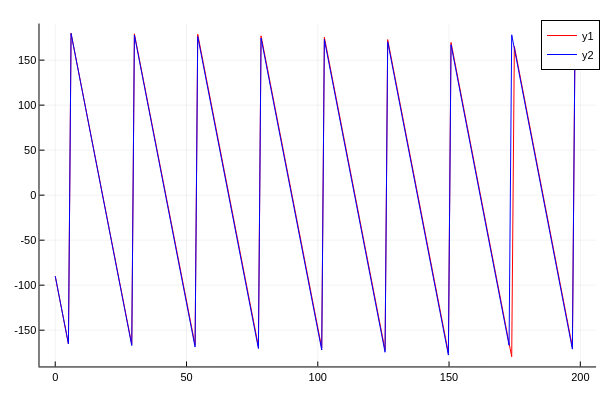

Notebook cell for this chart:
### Code cell
plot(tsamp,broadcast.(rad2deg,Ω_soln1[1,:]),color=:red)#,label=permutedims(mylabel1),ls=:dot, linewidth=2)
plot!(tsamp,broadcast.(rad2deg,Ω_soln2[1,:]),color=:blue)#,label=permutedims(mylabel1),ls=:dot, linewidth=2)

# length(Ω_soln1[1,:][Ω_soln1[1,:] .>3.])

### Figure 1 — Plotly figure (JSON) as saved in the notebook; plotly's stock layout.template omitted (floating-point values rounded to 4 significant figures; data arrays with more than 128 entries replaced by an {"elided": "..."} marker saying what was removed)
{"data": [{"colorbar": {"title": ""}, "legendgroup": "y1", "line": {"color": "rgba(255, 0, 0, 1.000)", "dash": "solid", "shape": "linear", "width": 1}, "mode": "lines", "name": "y1", "showlegend": true, "type": "scatter", "x": {"elided": "200 float values"}, "xaxis": "x", "y": {"elided": "200 float values"}, "yaxis": "y", "zmax": null, "zmin": null}, {"colorbar": {"title": ""}, "legendgroup": "y2", "line": {"color": "rgba(0, 0, 255, 1.000)", "dash": "solid", "shape": "linear", "width": 1}, "mode": "lines", "name": "y2", "showlegend": true, "type": "scatter", "x": {"elided": "200 float values"}, "xaxis": "x", "y": {"elided": "200 float values"}, "yaxis": "y", "zmax": null, "zmin": null}], "layout": {"annotations": [], "height": 400, "legend": {"bgcolor": "rgba(255, 255, 255, 1.000)", "bordercolor": "rgba(0, 0, 0, 1.000)", "borderwidth": 1, "font": {"color": "rgba(0, 0, 0, 1.000)", "family": "sans-serif", "size": 11}, "title": {"font": {"color": "rgba(0, 0, 0, 1.000)", "family": "sans-serif", "size": 15}, "text": ""}, "tracegroupgap": 0, "traceorder": "normal", "x": 1, "xanchor": "auto", "y": 1, "yanchor": "auto"}, "margin": {"b": 20, "l": 0, "r": 0, "t": 20}, "paper_bgcolor": "rgba(255, 255, 255, 1.000)", "plot_bgcolor": "rgba(255, 255, 255, 1.000)", "showlegend": true, "width": 600, "xaxis": {"anchor": "y", "domain": [0.06582, 0.9934], "gridcolor": "rgba(0, 0, 0, 0.100)", "gridwidth": 0.5, "linecolor": "rgba(0, 0, 0, 1.000)", "mirror": false, "range": [-6, 206], "showgrid": true, "showline": true, "showticklabels": true, "tickangle": 0, "tickcolor": "rgb(0, 0, 0)", "tickfont": {"color": "rgba(0, 0, 0, 1.000)", "family": "sans-serif", "size": 11}, "tickmode": "array", "ticks": "inside", "ticktext": ["0", "50", "100", "150", "200"], "tickvals": [0, 50, 100, 150, 200], "title": "", "titlefont": {"color": "rgba(0, 0, 0, 1.000)", "family": "sans-serif", "size": 15}, "type": "-", "visible": true, "zeroline": false, "zerolinecolor": "rgba(0, 0, 0, 1.000)"}, "yaxis": {"anchor": "x", "domain": [0.03762, 0.9902], "gridcolor": "rgba(0, 0, 0, 0.100)", "gridwidth": 0.5, "linecolor": "rgba(0, 0, 0, 1.000)", "mirror": false, "range": [-190.3, 190.6], "showgrid": true, "showline": true, "showticklabels": true, "tickangle": 0, "tickcolor": "rgb(0, 0, 0)", "tickfont": {"color": "rgba(0, 0, 0, 1.000)", "family": "sans-serif", "size": 11}, "tickmode": "array", "ticks": "inside", "ticktext": ["-150", "-100", "-50", "0", "50", "100", "150"], "tickvals": [-150, -100, -50, 0, 50, 100, 150], "title": "", "titlefont": {"color": "rgba(0, 0, 0, 1.000)", "family": "sans-serif", "size": 15}, "type": "-", "visible": true, "zeroline": false, "zerolinecolor": "rgba(0, 0, 0, 1.000)"}}}
